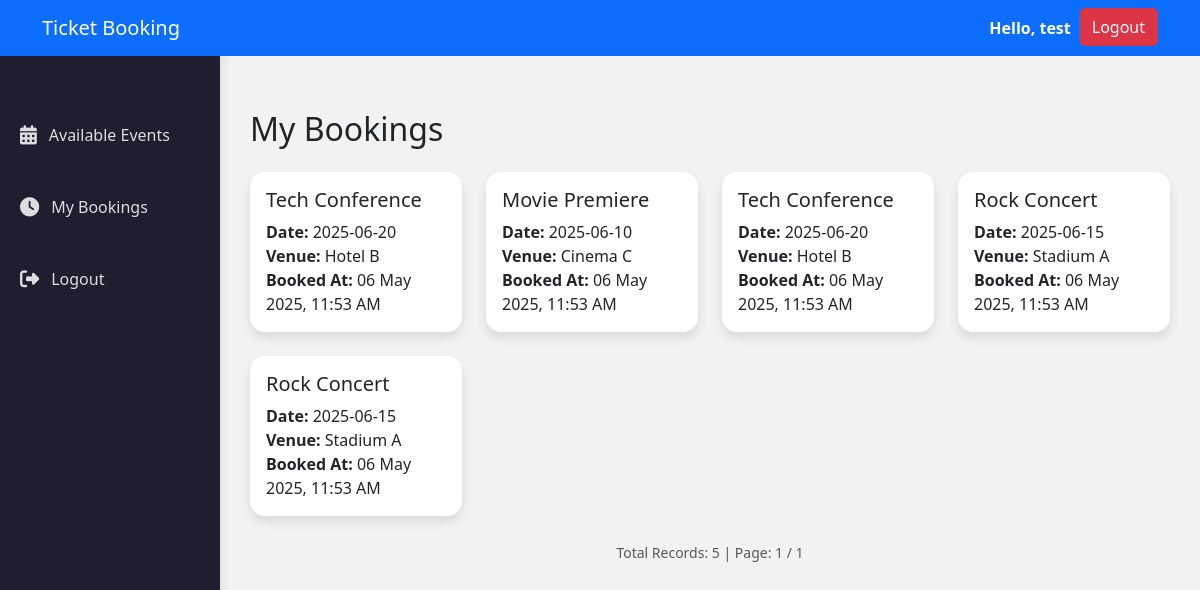
Screenshot of /history.php (signed in) with the database file from the repository.
### tables this page shows
CREATE TABLE IF NOT EXISTS `bookings` (
  `id` int NOT NULL AUTO_INCREMENT,
  `user_id` int DEFAULT NULL,
  `event_id` int DEFAULT NULL,
  `booked_at` datetime DEFAULT CURRENT_TIMESTAMP,
  PRIMARY KEY (`id`),
  KEY `user_id` (`user_id`),
  KEY `event_id` (`event_id`)
);

CREATE TABLE IF NOT EXISTS `events` (
  `id` int NOT NULL AUTO_INCREMENT,
  `name` varchar(100) DEFAULT NULL,
  `event_date` date DEFAULT NULL,
  `venue` varchar(150) DEFAULT NULL,
  `available_seats` int DEFAULT NULL,
  `image_path` varchar(255) DEFAULT NULL,
  PRIMARY KEY (`id`)
);

### history.php (the view, shortened to what this page needs)
<?php
require 'config/db.php';
$limit = 8;
$page = isset($_GET['page']) && is_numeric($_GET['page']) ? (int)$_GET['page'] : 1;
$offset = ($page - 1) * $limit;
$count_stmt = $pdo->prepare("SELECT COUNT(*) FROM bookings WHERE user_id = ?");
$count_stmt->execute([$_SESSION['user_id']]);
$total_records = $count_stmt->fetchColumn();
$total_pages = ceil($total_records / $limit);
$stmt = $pdo->prepare("SELECT e.name, e.event_date, e.venue, b.booked_at
                       FROM bookings b
                       JOIN events e ON b.event_id = e.id
                       WHERE b.user_id = ?
                       ORDER BY b.booked_at DESC
                       LIMIT ? OFFSET ?");
$stmt->bindValue(1, $_SESSION['user_id'], PDO::PARAM_INT);
$stmt->bindValue(2, $limit, PDO::PARAM_INT);
$stmt->bindValue(3, $offset, PDO::PARAM_INT);
$stmt->execute();
$bookings = $stmt->fetchAll();
?>
<!DOCTYPE html>
<html lang="en">
<head>
<?php include 'head.php'; ?></head>
<body>
<?php include 'header.php'; ?>
<?php include 'sidebar.php'; ?>
<div class="main-content">
    <h2 class="mb-4">My Bookings</h2>
    <?php if (count($bookings) === 0): ?>
        <div class="alert alert-info text-center">No bookings found.</div>
    <?php else: ?>
        <div class="row g-4">
            <?php foreach ($bookings as $b): ?>
                <div class="col-sm-6 col-md-4 col-lg-3">
                    <div class="card h-100">
                        <div class="card-body">
                            <h5 class="card-title"><?= htmlspecialchars($b['name']) ?></h5>
                            <p class="card-text">
                                <strong>Date:</strong> <?= htmlspecialchars($b['event_date']) ?><br>
                                <strong>Venue:</strong> <?= htmlspecialchars($b['venue']) ?><br>
                                <strong>Booked At:</strong> <?= date('d M Y, h:i A', strtotime($b['booked_at'])) ?>
                            </p>
                        </div>
                    </div>
                </div>
            <?php endforeach; ?>
        </div>
    <?php endif; ?>
    <div class="text-center text-muted mt-4">
        <small>Total Records: <?= $total_records ?> | Page: <?= $page ?> / <?= $total_pages ?></small>
    </div>
</div>
</body>
</html>

### head.php
<link href="https://cdn.jsdelivr.net/npm/bootstrap@5.3.0/dist/css/bootstrap.min.css" rel="stylesheet">
<link href="assets/style.css" rel="stylesheet">

### header.php (shortened to what this page needs)
<?php
$userName = $_SESSION['name'] ?? 'User';
?>
<nav class="navbar navbar-expand-lg navbar-dark bg-primary fixed-top">
    <div class="container">
        <a class="navbar-brand" href="#">Ticket Booking</a>
        <div class="collapse navbar-collapse" id="navbarUserMenu">
            <ul class="navbar-nav ms-auto">
                <li class="nav-item">
                    <span class="nav-link text-white fw-bold">Hello, <?php echo htmlspecialchars($userName); ?></span>
                </li>
                <li class="nav-item">
                    <a href="logout.php" class="btn btn-danger">Logout</a>
                </li>
            </ul>
        </div>
    </div>
</nav>

### sidebar.php (shortened to what this page needs)
<link rel="stylesheet" href="https://cdnjs.cloudflare.com/ajax/libs/font-awesome/6.4.0/css/all.min.css" />
<div class="sidebar">
    <h2>🎟️ Events</h2>
    <a href="events.php"><i class="fas fa-calendar-alt"></i>Available Events</a>
    <a href="history.php"><i class="fas fa-clock"></i>My Bookings</a>
    <a href="logout.php"><i class="fas fa-sign-out-alt"></i>Logout</a>
</div>

### assets/style.css (style rules this page uses)
body { font-family: 'Segoe UI', sans-serif; background: #f2f2f2; display: flex; align-items: center; justify-content: center; }
.main-content { margin-left: 220px; padding: 30px; flex: 1; margin-top:80px; }
.navbar { z-index: 1050; }
.sidebar { position: fixed; top: 0; left: 0; width: 220px; height: 100%; background-color: #343a40; color: white; padding-top: 60px; }
.sidebar a { color: white; padding: 10px 15px; display: block; text-decoration: none; }
.card { border: none; border-radius: 15px; box-shadow: 0 6px 12px rgba(0,0,0,0.1); transition: transform 0.3s ease; }

### sidebar.php (style rules this page uses)
.sidebar { width: 220px; background-color: #1e1e2f; color: #fff; height: 100vh; position: fixed; left: 0; top: 0; padding-top: 30px; display: flex; flex-direction: column; gap: 20px; box-shadow: 2px 0 10px rgba(0, 0, 0, 0.1); }
.sidebar h2 { text-align: center; margin-bottom: 30px; font-size: 1.5rem; color: #fff; }
.sidebar a { color: #ddd; text-decoration: none; padding: 14px 20px; font-size: 1rem; transition: background 0.3s, color 0.3s; display: flex; align-items: center; }
.sidebar a i { margin-right: 12px; font-size: 1.2rem; }

### rows the page displays
bookings: event.name "Tech Conference", event.event_date "2025-06-20", event.venue "Hotel B", booked_at "06 May 2025, 11:53 AM"
bookings: event.name "Movie Premiere", event.event_date "2025-06-10", event.venue "Cinema C", booked_at "06 May 2025, 11:53 AM"
bookings: event.name "Tech Conference", event.event_date "2025-06-20", event.venue "Hotel B", booked_at "06 May 2025, 11:53 AM"
bookings: event.name "Rock Concert", event.event_date "2025-06-15", event.venue "Stadium A", booked_at "06 May 2025, 11:53 AM"
bookings: event.name "Rock Concert", event.event_date "2025-06-15", event.venue "Stadium A", booked_at "06 May 2025, 11:53 AM"

### other values shown
$userName "test"
$total_records "5"
$page "1"
$total_pages "1"
